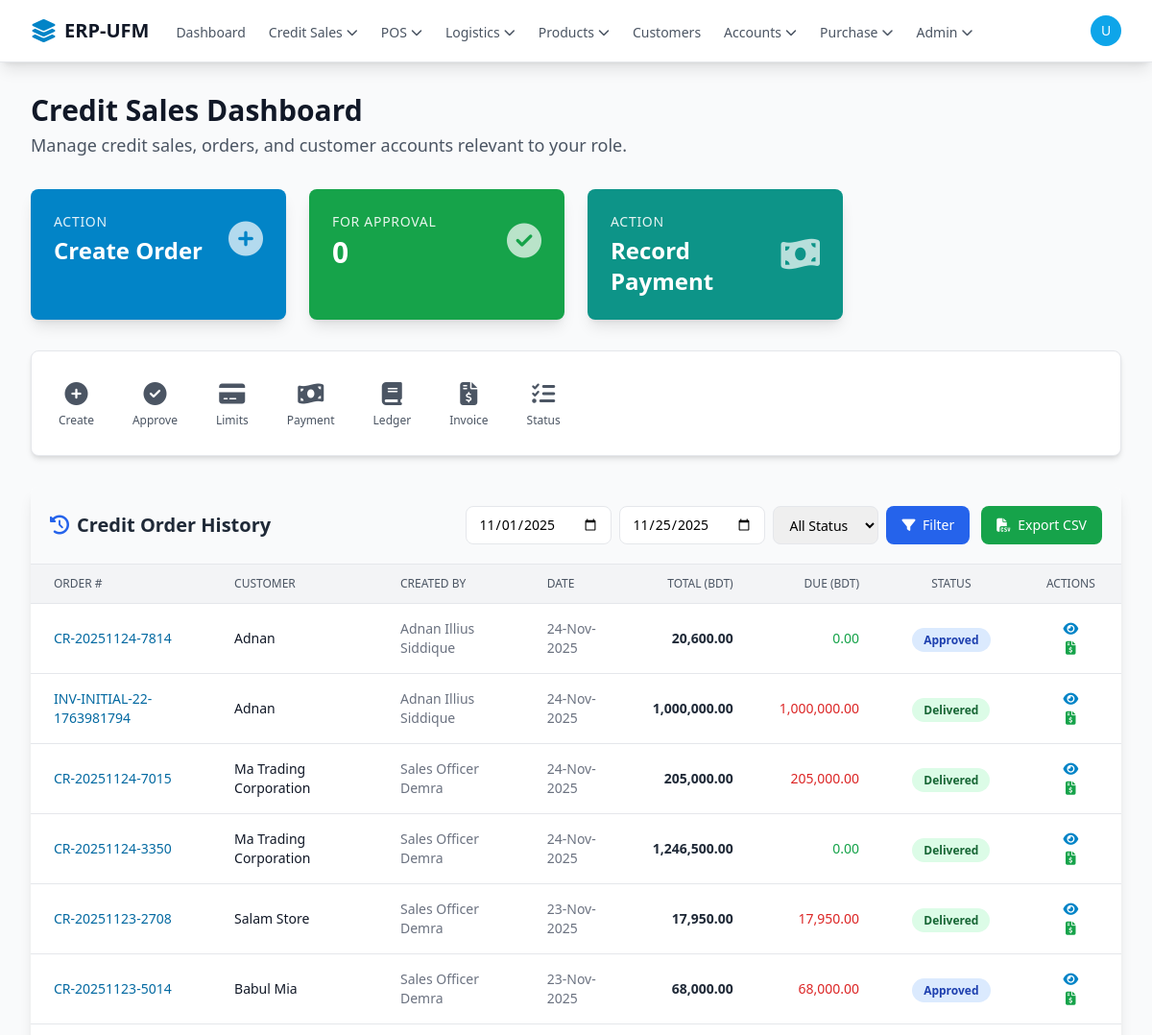
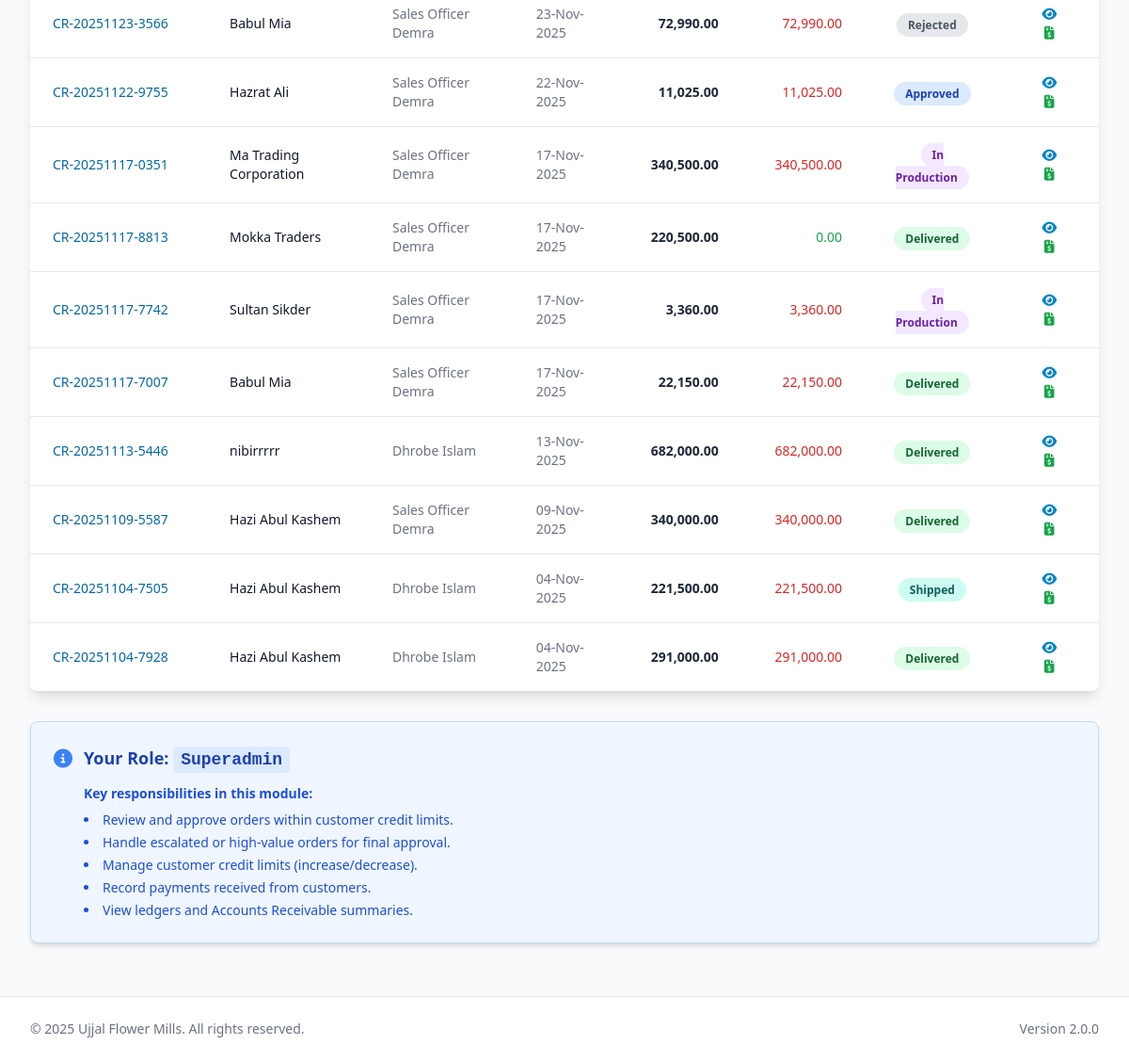
The page /cr/index.php (signed in) on the database its author committed (2 pictures, top to bottom).
### tables this page shows
CREATE TABLE `credit_orders` (
  `id` bigint(20) UNSIGNED NOT NULL,
  `order_number` varchar(50) NOT NULL,
  `customer_id` bigint(20) UNSIGNED NOT NULL,
  `order_date` date NOT NULL,
  `required_date` date DEFAULT NULL,
  `order_type` enum('credit','advance_payment') NOT NULL DEFAULT 'credit',
  `subtotal` decimal(12,2) NOT NULL DEFAULT 0.00,
  `discount_amount` decimal(12,2) NOT NULL DEFAULT 0.00,
  `tax_amount` decimal(12,2) NOT NULL DEFAULT 0.00,
  `total_amount` decimal(12,2) NOT NULL DEFAULT 0.00,
  `advance_paid` decimal(12,2) NOT NULL DEFAULT 0.00,
  `balance_due` decimal(12,2) NOT NULL DEFAULT 0.00,
  `amount_paid` decimal(10,2) NOT NULL DEFAULT 0.00,
  `status` enum('draft','pending_approval','approved','escalated','rejected','in_production','produced','ready_to_ship','shipped','delivered','cancelled') NOT NULL DEFAULT 'draft',
  `assigned_branch_id` bigint(20) UNSIGNED DEFAULT NULL,
  `priority` enum('low','normal','high','urgent') NOT NULL DEFAULT 'normal',
  `sort_order` int(11) DEFAULT 0 COMMENT 'Order position for drag & drop priority (0 = highest priority)',
  `created_by_user_id` bigint(20) UNSIGNED NOT NULL,
  `approved_by_user_id` bigint(20) UNSIGNED DEFAULT NULL,
  `approved_at` timestamp NULL DEFAULT NULL,
  `shipping_address` text DEFAULT NULL,
  `special_instructions` text DEFAULT NULL,
  `internal_notes` text DEFAULT NULL,
  `created_at` timestamp NOT NULL DEFAULT current_timestamp(),
  `updated_at` timestamp NOT NULL DEFAULT current_timestamp() ON UPDATE current_timestamp(),
  `total_weight_kg` decimal(10,2) DEFAULT 0.00,
  `requires_vehicle_type` varchar(50) DEFAULT NULL
);

CREATE TABLE `customers` (
  `id` bigint(20) UNSIGNED NOT NULL,
  `uuid` varchar(36) NOT NULL DEFAULT uuid() COMMENT 'Public-safe unique ID',
  `customer_type` enum('Credit','POS') NOT NULL DEFAULT 'POS' COMMENT 'Credit customers are eligible for a limit, POS are not.',
  `name` varchar(255) NOT NULL COMMENT 'Contact person''s name or a walk-in customer''s name',
  `business_name` varchar(255) DEFAULT NULL COMMENT 'The registered business name, if any',
  `phone_number` varchar(50) NOT NULL COMMENT 'Primary contact phone',
  `email` varchar(100) DEFAULT NULL COMMENT 'Optional but highly recommended for invoices',
  `business_address` text DEFAULT NULL,
  `photo_url` varchar(255) DEFAULT NULL COMMENT 'File path to an optional customer photo',
  `credit_limit` decimal(12,2) NOT NULL DEFAULT 0.00 COMMENT 'The max credit allowed. Application logic will enforce 0.00 for POS customers.',
  `initial_due` decimal(12,2) NOT NULL DEFAULT 0.00 COMMENT 'One-time starting balance (if migrating)',
  `current_balance` decimal(12,2) NOT NULL DEFAULT 0.00 COMMENT 'Live A/R balance. Will be updated by invoices and payments.',
  `status` enum('active','inactive','blacklisted') NOT NULL DEFAULT 'active',
  `created_at` timestamp NOT NULL DEFAULT current_timestamp(),
  `updated_at` timestamp NOT NULL DEFAULT current_timestamp() ON UPDATE current_timestamp()
);

CREATE TABLE `users` (
  `id` bigint(20) UNSIGNED NOT NULL,
  `uuid` varchar(36) NOT NULL DEFAULT uuid(),
  `display_name` varchar(255) NOT NULL,
  `email` varchar(255) NOT NULL,
  `password_hash` varchar(255) NOT NULL,
  `role` enum('Superadmin','admin','Accounts','accounts-demra','accounts-srg','accountspos-demra','accountspos-srg','dispatch-demra','dispatch-srg','dispatchpos-demra','dispatchpos-srg','production manager-srg','production manager-demra','sales-srg','sales-demra','sales-other','collector','Transport Manager') NOT NULL DEFAULT 'sales-other',
  `status` enum('active','pending','suspended') NOT NULL DEFAULT 'pending',
  `last_login` datetime DEFAULT NULL,
  `dashboard_preferences` text DEFAULT NULL COMMENT 'JSON array of selected dashboard widget keys',
  `created_at` timestamp NOT NULL DEFAULT current_timestamp(),
  `updated_at` timestamp NOT NULL DEFAULT current_timestamp() ON UPDATE current_timestamp()
);

### cr/index.php (the view, shortened to what the rows shown need)
<?php
require_once '../core/init.php';
global $db;
$currentUser = getCurrentUser();
$user_role   = $currentUser['role'] ?? '';
$pageTitle   = 'Credit Sales Dashboard';
$is_admin       = in_array($user_role, ['Superadmin', 'admin']);
$is_accounts    = in_array($user_role, ['Accounts', 'accounts-rampura', 'accounts-srg', 'accounts-demra']);
$date_from = $_GET['date_from'] ?? date('Y-m-01');
$date_to   = $_GET['date_to'] ?? date('Y-m-d');
$sql_conditions = ["co.order_date BETWEEN ? AND ?"];
$sql_params = [$date_from, $date_to];
$where_clause = implode(' AND ', $sql_conditions);
$orders_query = "
    SELECT co.*,
           c.name AS customer_name,
           u.display_name AS created_by_name,
           (co.total_amount - co.amount_paid) as due_amount
    FROM credit_orders co
    JOIN customers c ON co.customer_id = c.id
    JOIN users u ON co.created_by_user_id = u.id
    WHERE $where_clause
    ORDER BY co.order_date DESC, co.id DESC
    LIMIT 100
";
$orders = $db->query($orders_query, $sql_params)->results();
require_once '../templates/header.php';
?>
<div class="mb-8">
    <h1 class="text-3xl font-bold text-gray-900"><?php echo $pageTitle; ?></h1>
</div>
<div class="bg-white rounded-lg shadow-lg overflow-hidden mb-8">
    <div class="p-5 border-b border-gray-200 bg-gray-50 flex flex-wrap justify-between items-center gap-4">
        <h2 class="text-xl font-bold text-gray-800 flex items-center">
            <i class="fas fa-history mr-2 text-blue-600"></i> Credit Order History
        </h2>
    </div>
    <div class="overflow-x-auto">
        <?php if (!empty($orders)): ?>
            <table class="min-w-full divide-y divide-gray-200">
                <thead class="bg-gray-100">
                    <tr>
                        <th class="px-6 py-3 text-left text-xs font-medium text-gray-600 uppercase">Order #</th>
                        <th class="px-6 py-3 text-left text-xs font-medium text-gray-600 uppercase">Customer</th>
                        <?php if ($is_admin || $is_accounts): ?>
                        <th class="px-6 py-3 text-left text-xs font-medium text-gray-600 uppercase">Created By</th>
                        <?php endif; ?>
                        <th class="px-6 py-3 text-left text-xs font-medium text-gray-600 uppercase">Date</th>
                        <th class="px-6 py-3 text-right text-xs font-medium text-gray-600 uppercase">Total (BDT)</th>
                        <th class="px-6 py-3 text-right text-xs font-medium text-gray-600 uppercase">Due (BDT)</th>
                        <th class="px-6 py-3 text-center text-xs font-medium text-gray-600 uppercase">Status</th>
                        <th class="px-6 py-3 text-center text-xs font-medium text-gray-600 uppercase">Actions</th>
                    </tr>
                </thead>
                <tbody class="bg-white divide-y divide-gray-200">
                    <?php foreach ($orders as $order): ?>
                    <tr class="hover:bg-primary-50 transition-colors">
                        <td class="px-6 py-4 text-sm font-medium text-primary-700">
                            <a href="credit_order_view.php?id=<?php echo $order->id; ?>" class="hover:underline">
                                <?php echo htmlspecialchars($order->order_number); ?>
                            </a>
                        </td>
                        <td class="px-6 py-4 text-sm font-medium text-gray-900">
                            <?php echo htmlspecialchars($order->customer_name); ?>
                        </td>
                        <?php if ($is_admin || $is_accounts): ?>
                        <td class="px-6 py-4 text-sm text-gray-500">
                            <?php echo htmlspecialchars($order->created_by_name ?? 'N/A'); ?>
                        </td>
                        <?php endif; ?>
                        <td class="px-6 py-4 text-sm text-gray-500">
                            <?php echo date('d-M-Y', strtotime($order->order_date)); ?>
                        </td>
                        <td class="px-6 py-4 text-sm text-right font-semibold text-gray-800">
                            <?php echo number_format($order->total_amount, 2); ?>
                        </td>
                        <td class="px-6 py-4 text-sm text-right font-medium <?php echo $order->due_amount > 0 ? 'text-red-600' : 'text-green-600'; ?>">
                            <?php echo number_format($order->due_amount, 2); ?>
                        </td>
                        <td class="px-6 py-4 text-center">
                            <?php
                            $status_colors = [
                                'draft'            => ['bg-gray-100', 'text-gray-800'],
                                'pending_approval' => ['bg-yellow-100', 'text-yellow-800'],
                                'approved'         => ['bg-blue-100', 'text-blue-800'],
                                'escalated'        => ['bg-red-100', 'text-red-800'],
                                'rejected'         => ['bg-gray-200', 'text-gray-600'],
                                'in_production'    => ['bg-purple-100', 'text-purple-800'],
                                'produced'         => ['bg-indigo-100', 'text-indigo-800'],
                                'ready_to_ship'    => ['bg-orange-100', 'text-orange-800'],
                                'shipped'          => ['bg-teal-100', 'text-teal-800'],
                                'delivered'        => ['bg-green-100', 'text-green-800'],
                                'cancelled'        => ['bg-gray-200', 'text-gray-600'],
                            ];
                            $colors = $status_colors[$order->status] ?? ['bg-gray-100', 'text-gray-800'];
                            ?>
                            <span class="px-3 py-1 text-xs font-bold rounded-full <?php echo $colors[0] . ' ' . $colors[1]; ?>">
                                <?php echo ucwords(str_replace('_', ' ', $order->status)); ?>
                            </span>
                        </td>
                        <td class="px-6 py-4 text-center text-sm font-medium">
                            <a href="credit_order_view.php?id=<?php echo $order->id; ?>" class="text-primary-600 hover:text-primary-900 px-2" title="View Details">
                                <i class="fas fa-eye"></i>
                            </a>
                            <?php if ($order->status !== 'cancelled' && ($is_admin || $is_accounts)): ?>
                            <a href="cr_invoice.php?order_id=<?php echo $order->id; ?>" class="text-green-600 hover:text-green-900 px-2" title="Invoice">
                                <i class="fas fa-file-invoice-dollar"></i>
                            </a>
                            <?php endif; ?>
                        </td>
                    </tr>
                    <?php endforeach; ?>
                </tbody>
            </table>
        <?php endif; ?>
    </div>
</div>
<?php require_once '../templates/footer.php'; ?>

### rows shown on the page
credit_orders: order_number "CR-20251124-7814", customer.name "Adnan", users.display_name "Adnan Illius Siddique", order_date "24-Nov-2025", total_amount "20,600.00", due_amount "0.00", status "Approved"
credit_orders: order_number "INV-INITIAL-22-1763981794", customer.name "Adnan", users.display_name "Adnan Illius Siddique", order_date "24-Nov-2025", total_amount "1,000,000.00", due_amount "1,000,000.00", status "Delivered"
credit_orders: order_number "CR-20251124-7015", customer.name "Ma Trading Corporation", users.display_name "Sales Officer Demra", order_date "24-Nov-2025", total_amount "205,000.00", due_amount "205,000.00", status "Delivered"
credit_orders: order_number "CR-20251124-3350", customer.name "Ma Trading Corporation", users.display_name "Sales Officer Demra", order_date "24-Nov-2025", total_amount "1,246,500.00", due_amount "0.00", status "Delivered"
credit_orders: order_number "CR-20251123-2708", customer.name "Salam Store", users.display_name "Sales Officer Demra", order_date "23-Nov-2025", total_amount "17,950.00", due_amount "17,950.00", status "Delivered"
credit_orders: order_number "CR-20251123-5014", customer.name "Babul Mia", users.display_name "Sales Officer Demra", order_date "23-Nov-2025", total_amount "68,000.00", due_amount "68,000.00", status "Approved"
credit_orders: order_number "CR-20251123-3566", customer.name "Babul Mia", users.display_name "Sales Officer Demra", order_date "23-Nov-2025", total_amount "72,990.00", due_amount "72,990.00", status "Rejected"
credit_orders: order_number "CR-20251122-9755", customer.name "Hazrat Ali", users.display_name "Sales Officer Demra", order_date "22-Nov-2025", total_amount "11,025.00", due_amount "11,025.00", status "Approved"
credit_orders: order_number "CR-20251117-0351", customer.name "Ma Trading Corporation", users.display_name "Sales Officer Demra", order_date "17-Nov-2025", total_amount "340,500.00", due_amount "340,500.00", status "In Production"
credit_orders: order_number "CR-20251117-8813", customer.name "Mokka Traders", users.display_name "Sales Officer Demra", order_date "17-Nov-2025", total_amount "220,500.00", due_amount "0.00", status "Delivered"
credit_orders: order_number "CR-20251117-7742", customer.name "Sultan Sikder", users.display_name "Sales Officer Demra", order_date "17-Nov-2025", total_amount "3,360.00", due_amount "3,360.00", status "In Production"
credit_orders: order_number "CR-20251117-7007", customer.name "Babul Mia", users.display_name "Sales Officer Demra", order_date "17-Nov-2025", total_amount "22,150.00", due_amount "22,150.00", status "Delivered"
credit_orders: order_number "CR-20251113-5446", customer.name "nibirrrrr", users.display_name "Dhrobe Islam", order_date "13-Nov-2025", total_amount "682,000.00", due_amount "682,000.00", status "Delivered"
credit_orders: order_number "CR-20251109-5587", customer.name "Hazi Abul Kashem", users.display_name "Sales Officer Demra", order_date "09-Nov-2025", total_amount "340,000.00", due_amount "340,000.00", status "Delivered"
credit_orders: order_number "CR-20251104-7505", customer.name "Hazi Abul Kashem", users.display_name "Dhrobe Islam", order_date "04-Nov-2025", total_amount "221,500.00", due_amount "221,500.00", status "Shipped"
credit_orders: order_number "CR-20251104-7928", customer.name "Hazi Abul Kashem", users.display_name "Dhrobe Islam", order_date "04-Nov-2025", total_amount "291,000.00", due_amount "291,000.00", status "Delivered"

### other values the page prints
APP_NAME "ERP-UFM"
substr($currentUser['display_name'] ?? 'U', 0, 1) "U"
$pageTitle "Credit Sales Dashboard"
$stats['pending_approval'] "0"
$user_role "Superadmin"
APP_VERSION "2.0.0"
